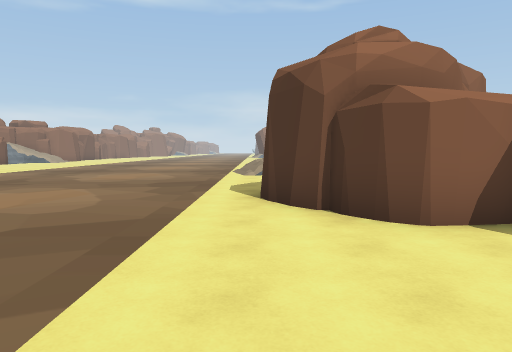
View 1 (above)

18 first-person views from a walk through a Unity game level. The camera is 1.5 m above the floor, tilts 4° down and sees 70° across. The floor is counted in squares, 2 m on a side. Each view is taken from the middle of a square. On the plan, view 1 faces up. The plan holds only what a view shows up to about 11 squares ahead; the rest is blank. The place goes on beyond the plan. Door leaves are left out, so doorways stand open.

View 2
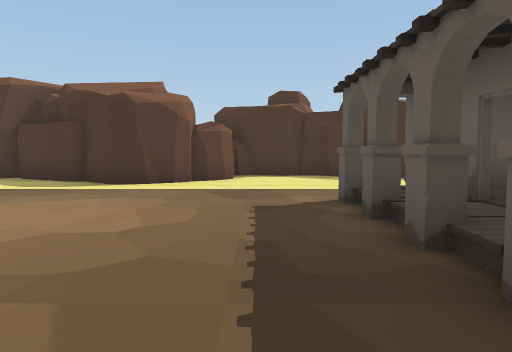

View 3
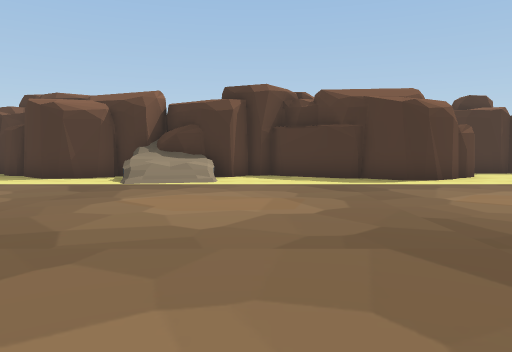

View 4
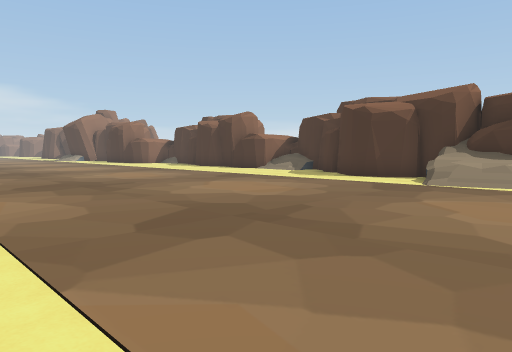

View 5
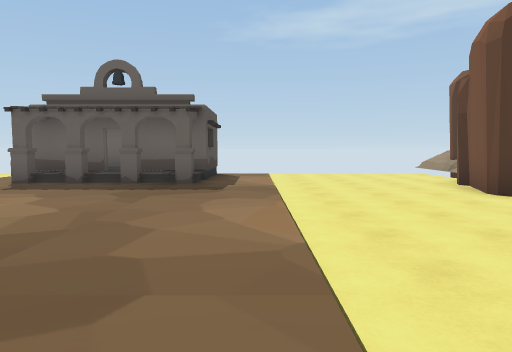

View 6
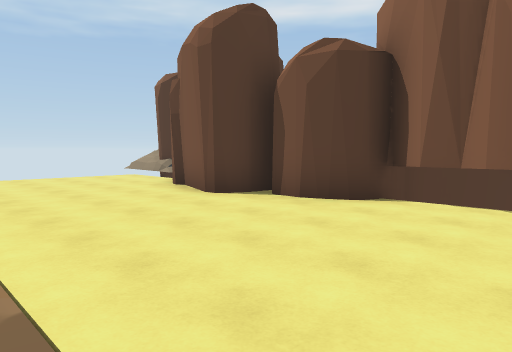

View 7
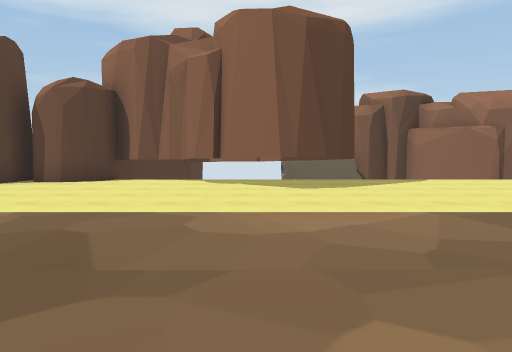

View 8
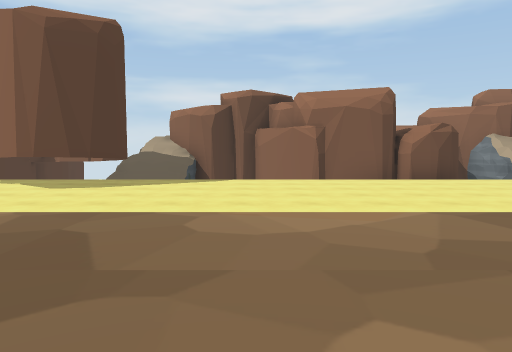

View 9
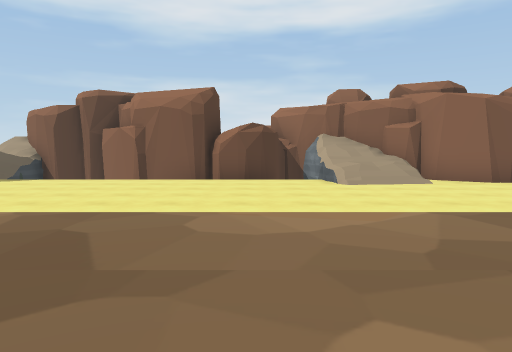

View 10
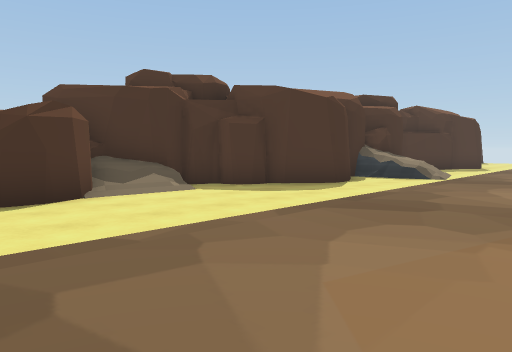

View 11
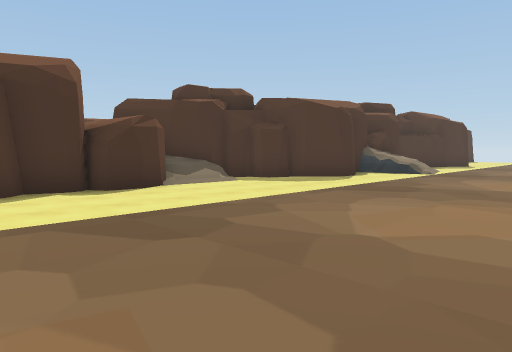

View 12
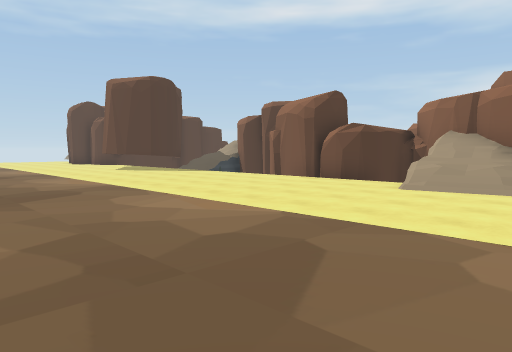

View 13
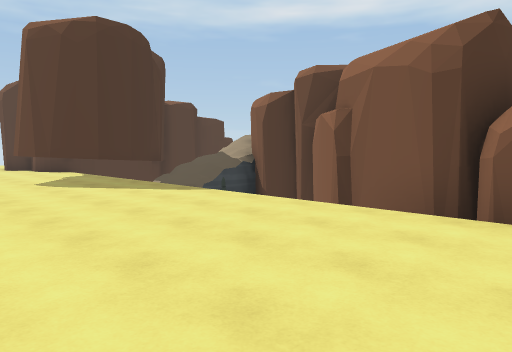

View 14
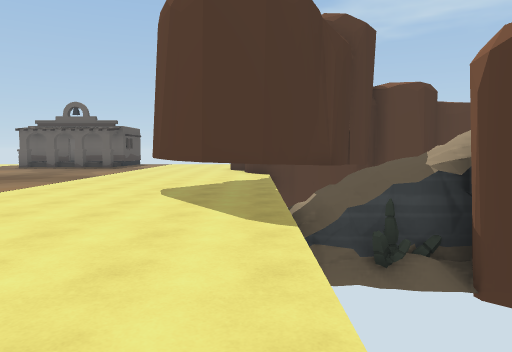

View 15
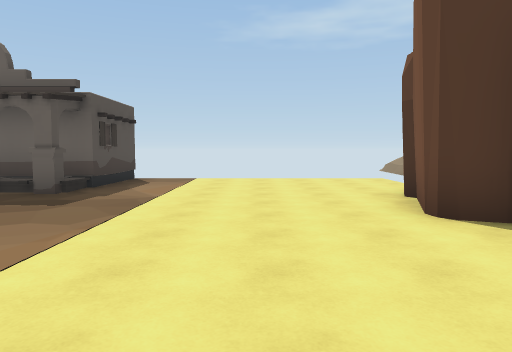

View 16
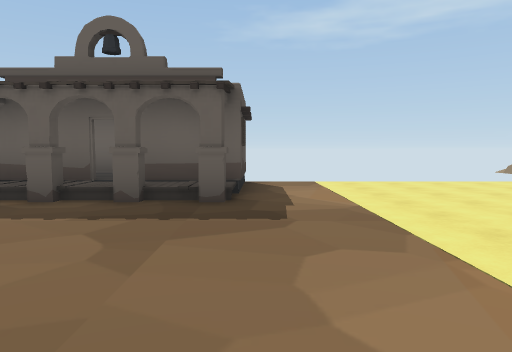

View 17
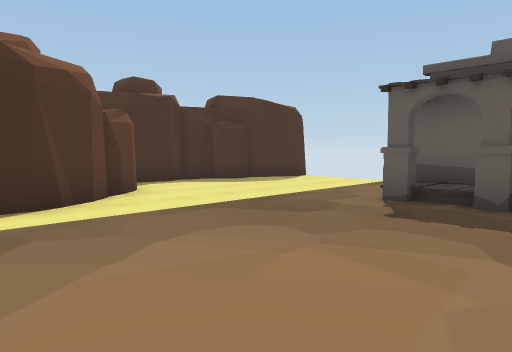

View 18
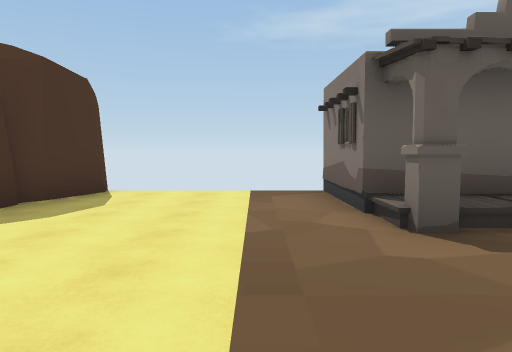

### Floor plan
Key: @ floor where view 1 was taken; # wall or solid block; . floor; / step, stairs or slope; D open door; = window, fence, low wall or low ledge; v drop or lower ground.
Columns run from 16 left of view 1 to 4 right of it. Each row starts with its distance up from view 1.
 25   ##..  .......
 24  ## ..............#
 23  #///.............#
 22  #///.............#
 21  #v...............#
 20  ##...............//#
 19   #.............../##
 18   #................#
 17   #...............##
 16   #..............##
 15    ..............##
 14 #  ...............#
 13 #vv.............//#
 12 vvv.#...........//#
 11 vv####..........=/#
 10  ####.............#
  9 ## ##.............#
  8  ###.............##
  7   #..............#
  6   ##.............#
  5    #.............##
  4    ##.............##
  3    #...............#
  2    #.......##......#
  1    ......##DD##....#
  0    ......#    #.@..#
 -1   =......#    #...##
 -2   =      #    #   #

Where each view was taken, in squares from view 1:
view 1: 0 up, 0 right, facing up
view 2: 3 up, 8 left, facing right
view 3: 10 up, 9 left, facing right
view 4: 10 up, 9 left, facing up-right
view 5: 10 up, 8 left, facing down
view 6: 9 up, 8 left, facing down-left
view 7: 10 up, 4 left, facing left
view 8: 15 up, 4 left, facing left
view 9: 20 up, 4 left, facing left
view 10: 23 up, 4 left, facing down-right
view 11: 25 up, 5 left, facing down-right
view 12: 25 up, 5 left, facing down-left
view 13: 20 up, 9 left, facing down-left
view 14: 18 up, 13 left, facing down
view 15: 8 up, 10 left, facing down
view 16: 7 up, 7 left, facing down
view 17: 7 up, 5 left, facing down-right
view 18: 5 up, 1 left, facing down
